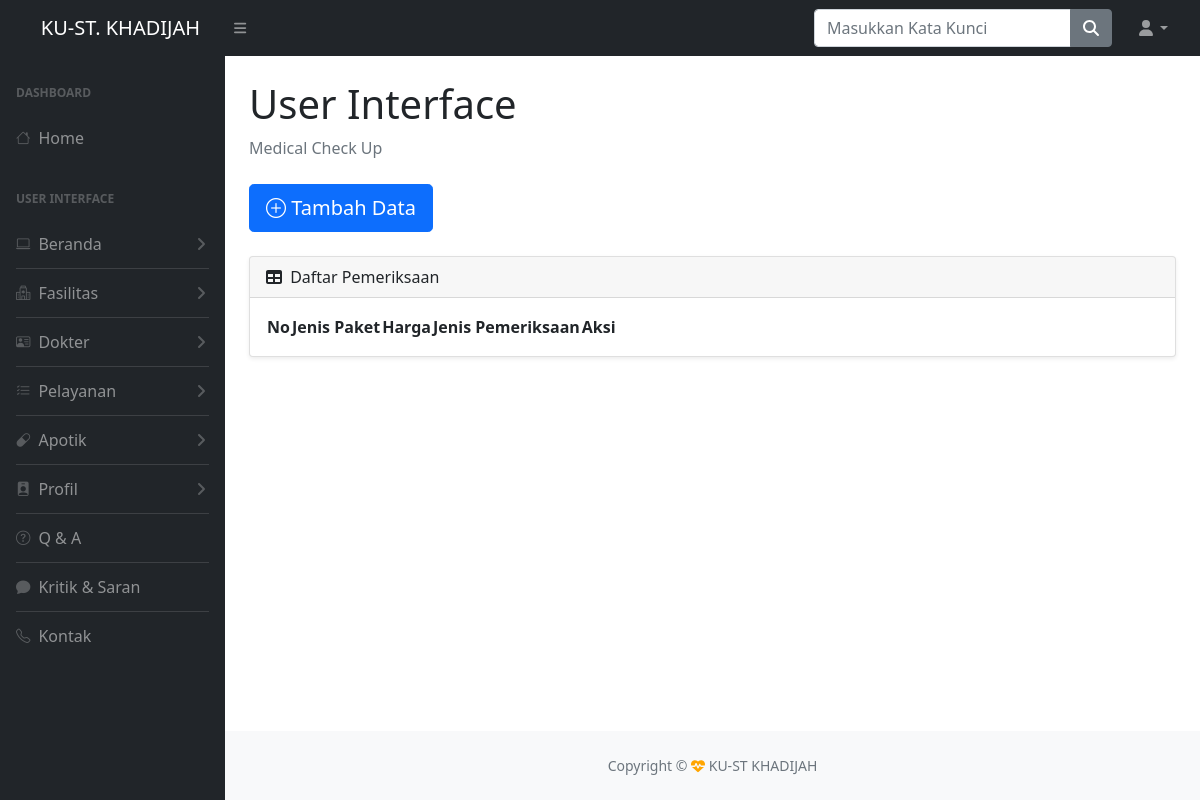
The page /admin/index.php?halaman=mcu (signed in) on the database as committed earlier.
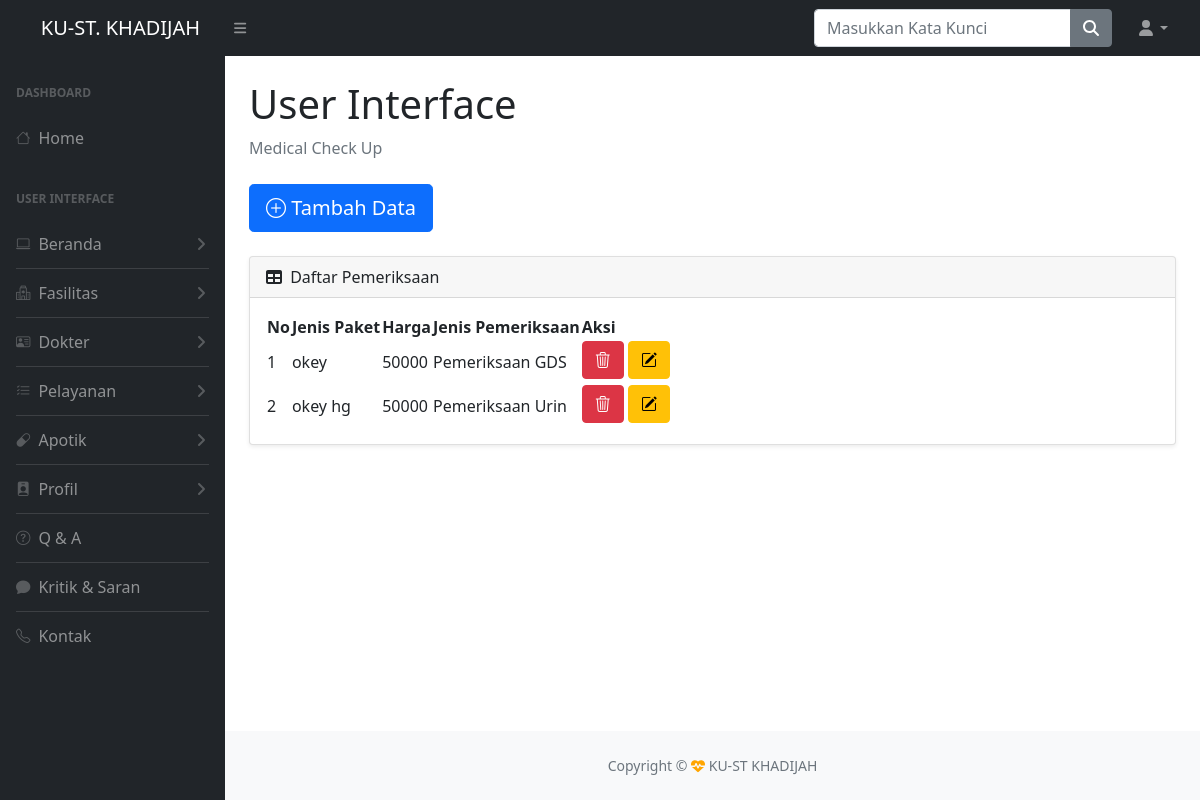
The same page on the database as committed later.
### tables this page shows
CREATE TABLE `mcu` (
  `id_mcu` int(11) NOT NULL,
  `jenis_pemeriksaan` varchar(250) NOT NULL,
  `jenis_paket` varchar(250) NOT NULL,
  `harga` int(100) NOT NULL
);

### admin/UI/mcu.php (the view, shortened to what this page needs)
<div id="layoutSidenav_content">
    <main>
        <div class="container-fluid px-4">
            <h1 class="mt-4">User Interface</h1>
            <ol class="breadcrumb mb-4">
                <li class="breadcrumb-item active">Medical Check Up</li>
            </ol>
            <h2 class="accordion-header" id="flush-headingOne">
                <a href="index.php?halaman=tambahmcu"><button type="button" class="btn btn-primary btn-lg mb-4"><i class="bi bi-plus-circle"></i> Tambah Data</button></a>
            </h2>
            <div class="card shadow-sm mb-4">
                <div class="card-header">
                    <i class="fas fa-table me-1"></i>
                    Daftar Pemeriksaan
                </div>
                <div class="card-body">
                    <table id="datatablesSimple">
                        <thead>
                            <tr>
                                <th>No</th>
                                <th>Jenis Paket</th>
                                <th>Harga</th>
                                <th>Jenis Pemeriksaan</th>
                                <th>Aksi</th>
                            </tr>
                        </thead>
                        <tbody>
                            <?php
                            $no = 1;
                            $ambil_data = $host->query("select * from mcu"); ?>
                            <?php while ($data = $ambil_data->fetch_assoc()) { ?>
                                <tr>
                                    <td><?php echo $no ?></td>
                                    <td><?php echo $data['jenis_paket'] ?></td>
                                    <td><?php echo $data['harga'] ?></td>
                                    <td><?php echo $data['jenis_pemeriksaan'] ?></td>
                                    <td>
                                        <form method="post" enctype="multipart/form-data">
                                            <button class="btn btn-danger mb-1" type="submit" name="hapus" onclick="return confirm('Yakin Hapus?')"><i class="bi bi-trash3"></i></button>
                                            <button class="btn btn-warning mb-1" type="submit" name="edit"><i class="bi bi-pencil-square"></i></button>
                                        </form>
                                    </td>
                                </tr>
                            <?php $no++;
                            } ?>
                        </tbody>
                    </table>
                </div>
            </div>
        </div>
    </main>

Rows that differ between the two databases and show on the page:
added mcu: jenis_paket "okey", harga "50000", jenis_pemeriksaan "Pemeriksaan GDS"
added mcu: jenis_paket "okey hg", harga "50000", jenis_pemeriksaan "Pemeriksaan Urin"
